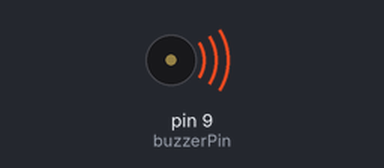
This sketch was run on a simulated Arduino Uno, built with avr-gcc and run on an emulated ATmega328P. Parts: buzzer (waves = sounding).

Above: at 0.16 s.
At 7.8 s:
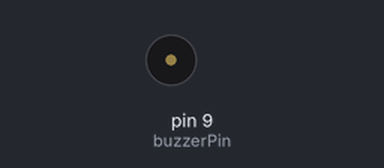
Timing chart, 0 to 9.6 s (numbered marks = the images above):
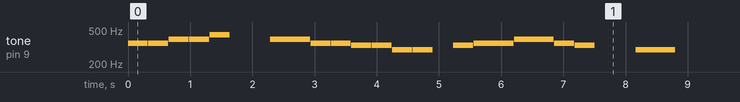

Measured:
- by itself, tone on pin 9 (buzzerPin): plays 349 Hz for 0.32 s, 349 Hz for 0.32 s, 392 Hz for 0.32 s, 392 Hz for 0.32 s, 440 Hz for 0.32 s, 392 Hz for 0.64 s … (162 notes in this stretch)

The sketch:

Arduino.ino
```cpp
int buzzerPin = 9;
int songLength = 24;

char notes[] = "ffgga gffeedd efgfe d";                                                 // Notes
int beats[] = {4, 4, 4, 4, 4, 8, 8, 4, 4, 4, 4, 4, 4, 4, 4, 8, 8, 4, 4, 8, 8, 4, 4, 4}; // Corresponding beats
int tempo = 80;                                                                         // Tempo

void setup()
{
  pinMode(buzzerPin, OUTPUT);
}

void loop()
{
  int duration;
  for (int i = 0; i < songLength; i++)
  {
    duration = beats[i] * tempo;
    if (notes[i] == ' ')
    {
      noTone(buzzerPin);
      delay(duration);
    }
    else
    {
      tone(buzzerPin, frequency(notes[i]), duration);
      delay(duration);
    }
    delay(tempo / 10);
  }
  delay(5000); // Delay between loops
}

int frequency(char note)
{
  int i;
  const int numNotes = 7;
  char names[] = {'c', 'd', 'e', 'f', 'g', 'a', 'b'};
  int frequencies[] = {262, 294, 330, 349, 392, 440, 494};
  for (i = 0; i < numNotes; i++)
  {
    if (names[i] == note)
    {
      return frequencies[i];
    }
  }
  return 0;
}
```
